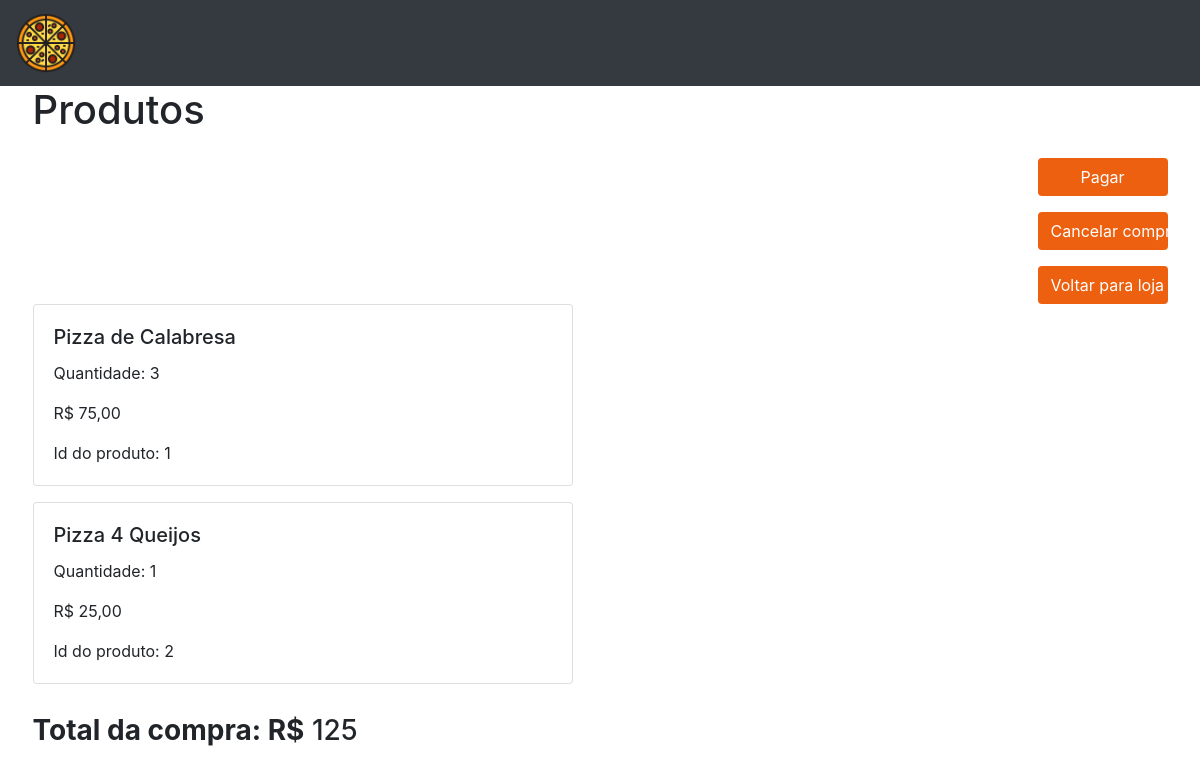
Screenshot of /Pizzaria/Pizza/carrinho.php (signed in) with the database file from the repository.
### tables this page shows
CREATE TABLE IF NOT EXISTS `item` (
  `IDProduto` int(11) NOT NULL,
  `Quantidade` int(11) NOT NULL,
  `PrecoItem` int(11) NOT NULL,
  `IDVenda` int(11) NOT NULL,
  PRIMARY KEY (`IDProduto`,`IDVenda`),
  KEY `I_FK_VENDA` (`IDVenda`)
);

CREATE TABLE IF NOT EXISTS `pizza` (
  `ID` int(11) NOT NULL,
  `Nome` varchar(50) NOT NULL,
  `Ingredientes` varchar(200) NOT NULL,
  `Imagem` text,
  `Tipo` varchar(50) NOT NULL,
  `Tamanho` varchar(2) NOT NULL,
  `Preco` float NOT NULL,
  PRIMARY KEY (`ID`),
  UNIQUE KEY `Nome` (`Nome`)
);

CREATE TABLE IF NOT EXISTS `venda` (
  `ID` int(11) NOT NULL AUTO_INCREMENT,
  `DataVenda` varchar(10) DEFAULT NULL,
  `PrecoTotal` float DEFAULT NULL,
  `Endereco` varchar(100) DEFAULT NULL,
  `CPFCliente` varchar(14) DEFAULT NULL,
  `IDFormaPagamento` int(11) NOT NULL,
  PRIMARY KEY (`ID`),
  KEY `FK_cliente` (`CPFCliente`),
  KEY `FK_FP` (`IDFormaPagamento`)
);

### Pizzaria/Pizza/carrinho.php (the view, shortened to what this page needs)
<?php
include('conexao.php');
?>
<!DOCTYPE html>
<html>
<head>
    <link rel="stylesheet" href="https://stackpath.bootstrapcdn.com/bootstrap/4.5.2/css/bootstrap.min.css">
    <link rel="stylesheet" href="https://use.fontawesome.com/releases/v5.14.0/css/all.css">
    <link rel="stylesheet" href="loja.css">
    <link rel="stylesheet" href="https://stackpath.bootstrapcdn.com/bootstrap/4.1.3/css/bootstrap.min.css">
    <link rel="stylesheet" type="text/css" href="styleLogin.css" media="screen" />
</head>
<body>
    <nav class="navbar navbar-expand-md bg-dark navbar-dark">
        <a class="navbar-brand" href="#">
            <img src="Imagens/logo_loja.png" alt="Logo" style="width:60px;">
        </a>
    </nav>
    <?php
     $sql_code = "SELECT IDProduto, Quantidade, PrecoItem, IDVenda, p.Nome FROM item i left outer join pizza p on i.IDProduto = p.ID where IDVenda = ".$_SESSION['idvenda']."";
    $sql_query = $mysqli->query($sql_code) or die("Erro ao consultar catálogo de produtos! " . $mysqli->error);
    $qnt = $sql_query->num_rows;
    ?>
    <div class="container" id="inferior">
        <div class="row">
            <div class="col-lg-12 col-12">
                <h1>Produtos</h1>
                <div class="divBotoes" style="background-color: white;">
                    <div class="d-flex justify-content-center mt-3 pay_container" style="margin-left: 1005px;">
                        <button type="submit" name="pagar" class="btn pay_btn"><a href="pagamento.php" style="color: white;">Pagar</a></button>
                    </div>
                    <form action="" method="post">
                    <div class="d-flex justify-content-center mt-3 pay_container" style="margin-left: 1005px;">
                        <button type="submit" name="cancelar" class="btn pay_btn">Cancelar compra</a></button>
                    </div>
                    </form>
                    <div class="d-flex justify-content-center mt-3 pay_container" style="margin-left: 1005px;">
                        <button type="submit" name="voltarLoja" class="btn pay_btn"><a href="loja.php" style="color: white;">Voltar para loja</a></button>
                    </div>
                </div>
                <?php
                if ($qnt < 1) {
                ?>
                    <div class="card mb-3" style="max-width: 540px;">
                        <div class="row no-gutters">
                            <div class="col-lg-12">
                                <div class="card-body">
                                    <h5 class="card-title">Não há produtos no carrinho</h5>
                                </div>
                            </div>
                        </div>
                    </div>
                    <?php
                } else {
                    while ($dados = $sql_query->fetch_assoc()) {
                    ?>
                        <div class="card mb-3" style="max-width: 540px;">
                            <div class="row no-gutters">
                                <div class="col-lg-12">
                                    <div class="card-body">
                                        <h5 class="card-title"><?php echo $dados['Nome']; ?></h5>
                                        <p class="card-text">Quantidade: <?php echo $dados['Quantidade']; ?></p>
                                        <p class="card-text">R$ <?php echo $dados['PrecoItem']; ?>,00</p>
                                        <p class="card-text">Id do produto: <?php echo $dados['IDProduto']; ?></p>
                                    </div>
                                </div>
                            </div>
                        </div>
                <?php
                    }
                }
                ?>
                <div>
                    <h3><b>Total da compra: R$</b> <?php
                                                $sql_query2 = $mysqli->query($sql_code) or die("Erro ao consultar catálogo de produtos! " . $mysqli->error);
                                                $item = $sql_query2->fetch_assoc();
                                                if (isset($item)) {
                                                    $sql_codeCompra = "SELECT PrecoTotal FROM venda where ID = ".$_SESSION['idvenda']." ";
                                                    $sql_queryTotalCompra = $mysqli->query($sql_codeCompra) or die("Erro ao consultar preço total da venda! " . $mysqli->error);
                                                    $preco = $sql_queryTotalCompra->fetch_assoc();
                                                    echo $preco['PrecoTotal'];
                                                }
                                                ?></h3>
                </div>
            </div>
        </div>
    </div>
</body>
</html>

### Pizzaria/Pizza/loja.css (style rules this page uses)
html { width: 100%; background-color: #f2f2f2 }
body { font: Trebuchet MS, sans-serif; background-color: white; }
#inferior { display: flex; justify-content: center; grid-gap: 10px; grid-template-columns: (1fr 1fr 1fr); }
#inferior .card { max-width: 100%; }
#inferior h3 { margin-bottom: 20px; margin-top: 30px; }
.row { display: flex; justify-content: center; }

### Pizzaria/Pizza/styleLogin.css (style rules this page uses)
body, html { margin: 0; padding: 0; height: 100%; background: #ffffff !important; }
.pay_container { margin-left: 1000px; width: 130px; padding: 5 2rem; }
.pay_btn { width: 100%; background: #ec600f !important; color: white !important; }
.divBotoes { background-color: #262626; float:left; }

### rows the page displays
item: IDProduto.Nome "Pizza de Calabresa", Quantidade "3", PrecoItem "75", IDProduto "1"
item: IDProduto.Nome "Pizza 4 Queijos", Quantidade "1", PrecoItem "25", IDProduto "2"
venda: PrecoTotal "125"
